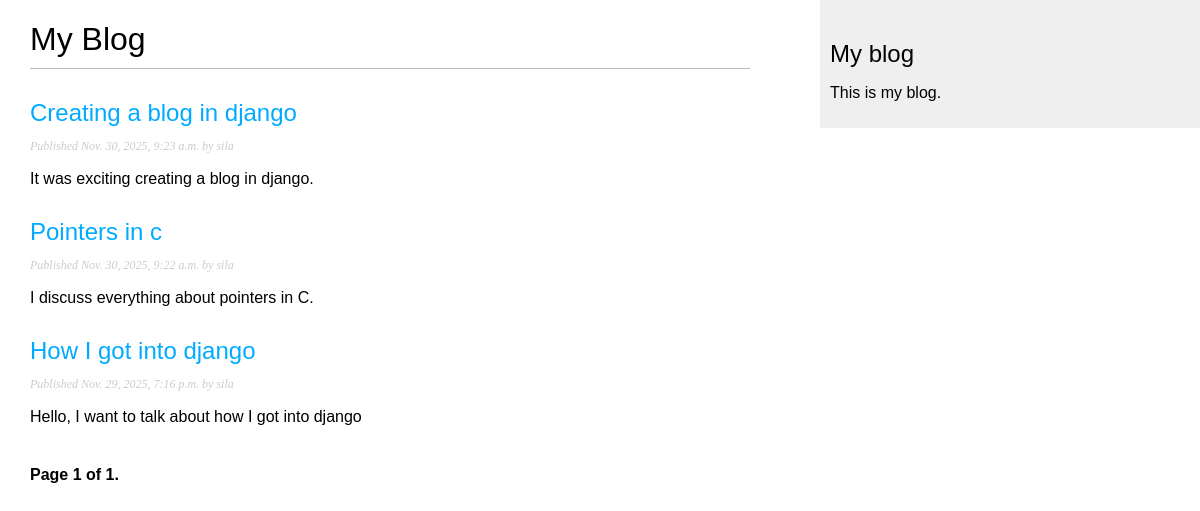
The page /blog/ on the database as committed earlier.
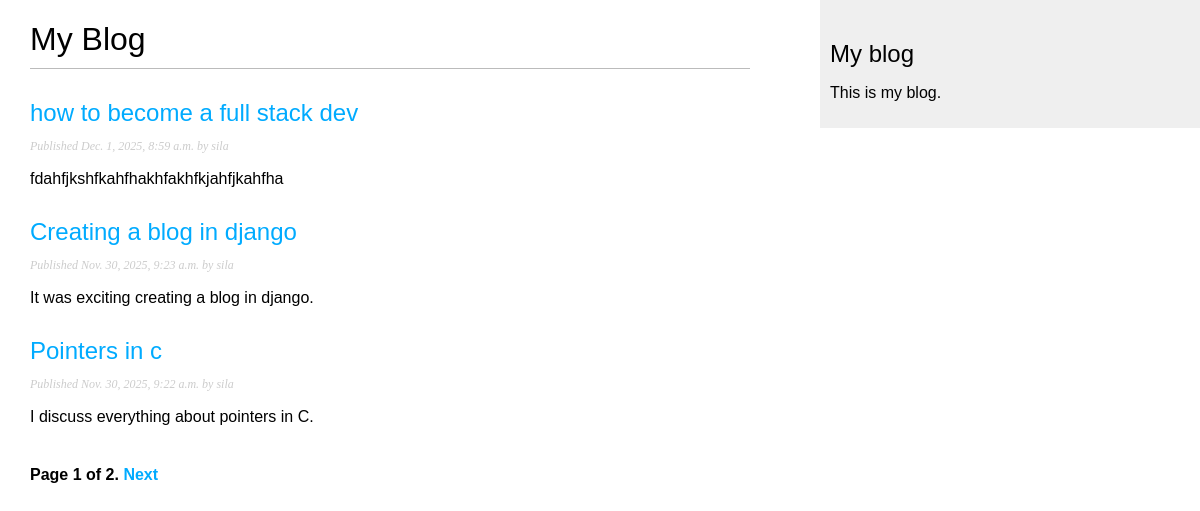
The same page on the database as committed later.
### blog/models.py (models this page shows, shortened)
class Post(models.Model):
    class Status(models.TextChoices):
        DRAFT = "DF", "Draft"
        PUBLISHED = "PB", "Published"
    title = models.CharField(max_length=250)
    author = models.ForeignKey(
        settings.AUTH_USER_MODEL, on_delete=models.CASCADE, related_name="blog_posts"
    )
    slug = models.SlugField(max_length=250, unique_for_date="publish")
    body = models.TextField()
    publish = models.DateTimeField(default=timezone.now)
    created = models.DateTimeField(auto_now_add=True)
    status = models.CharField(max_length=2, choices=Status, default=Status.DRAFT)
    objects = models.Manager()
    published = PublishedManager()
    class Meta:
        ordering = ["-publish"]
        indexes = [
            models.Index(fields=["-publish"]),
        ]
    def get_absolute_url(self):
        return reverse(
            "blog:post_detail",
            args=[self.publish.year, self.publish.month, self.publish.day, self.slug],
        )

### blog/views.py (the view)
# urls.py: path("", PostListView.as_view(), name="post_list"),
class PostListView(ListView):
    queryset = Post.published.all()
    paginate_by = 3
    context_object_name = "posts"
    template_name = "blog/post/list.html"

### blog/templates/blog/post/list.html (shortened to what this page needs)
{% extends "blog/base.html" %}
{% block content %}
    <h1>My Blog</h1>
    {% for post in posts %}
        <h2>
            <a href="{{post.get_absolute_url}}">
            {{ post.title }}
            </a>
        </h2>
        <p class="date">
        Published {{ post.publish }} by {{ post.author }}
        </p>
        {{ post.body|truncatewords:30|linebreaks }}
    {% endfor %}
    {% include 'pagination.html' with page=page_obj %}
{% endblock %}

Rows that differ between the two databases and show on the page:
no longer on this page (row unchanged): Post: title "How I got into django", publish "Nov. 29, 2025, 7:16 p.m.", author "sila", body "Hello, I want to talk about how I got into django"
added Post: title "how to become a full stack dev", publish "Dec. 1, 2025, 8:59 a.m.", author "sila", body "fdahfjkshfkahfhakhfakhfkjahfjkahfha"
Other text that changed with them:
{{ page.paginator.num_pages }}: "1" → "2"
text now shown: "Next"
